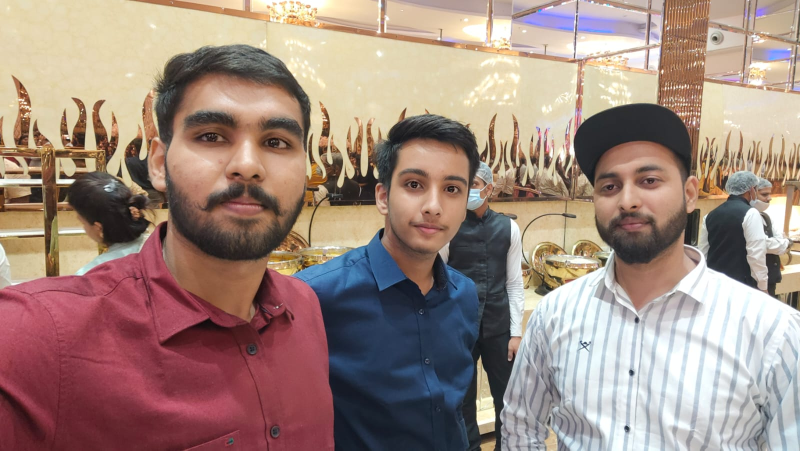
#> input picture IMG-20211018-WA0004.jpg, 1600 x 901 px (shown at 1/2 size)
$ python 2-imageSize.py
#> lines starting #> are read from the running program, lines starting #| are printed output that depends on the picture
import os
import cv2

image_path = os.path.join('.', 'IMG-20211018-WA0004.jpg')

image = cv2.imread(image_path)
#> image is the input picture: shape (901, 1600, 3); mean B, G, R 126.5, 136, 159.3

#cv2.imshow('Image', image)
#print(image.shape)

resized_image = cv2.resize(image,(640, 480))
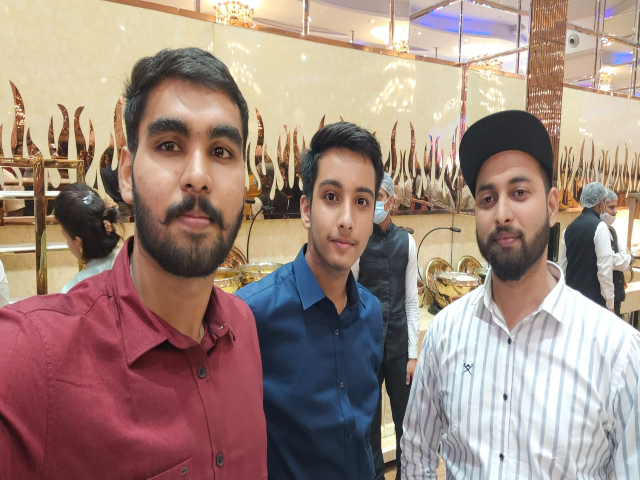
#> resized_image: shape (480, 640, 3); mean B, G, R 126.4, 135.9, 159.2
cv2.imshow('Resized Image', resized_image)

cropped_image = resized_image[200:400, 250:450]
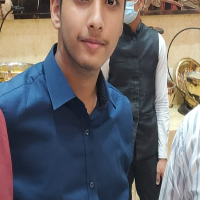
#> cropped_image: shape (200, 200, 3); mean B, G, R 106, 104.1, 107
cv2.imshow('Cropped Image', cropped_image)
cv2.waitKey(0)

cv2.destroyAllWindows()
